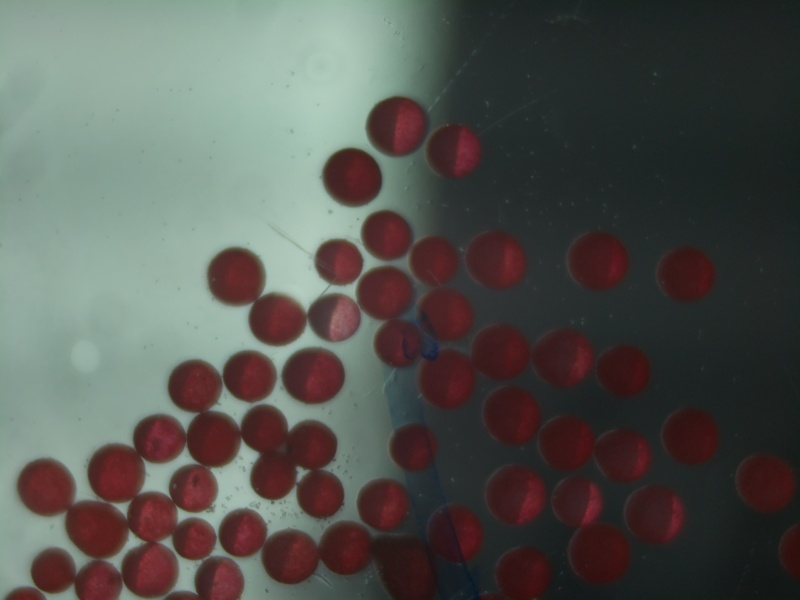
#> input picture images/25_01_2024_14.png, 800 x 600 px, found by its file name; its folder holds only this picture in this run
$ python Bioeng-pj1.py
#> lines starting #> are read from the running program, lines starting #| are printed output that depends on the picture; after the words box and inside, x2 and y2 are one past the last pixel; in counts of white or black regions, pixels touching at a corner belong together
import os
import cv2
import pandas as pd
import numpy as np
from numpy import logical_xor
import matplotlib.pyplot as plt
from scipy.spatial.distance import cdist
from scipy.ndimage import label, maximum_filter, binary_erosion


# DataFrame
cell_data_list = []
image_data_list = []

def compute_perimeter(region_mask):
    """Approximate the perimeter of the region using edge detection."""
    # Binary corrosion of regions using predefined structural elements
    structure = np.array([[0, 1, 0], [1, 1, 1], [0, 1, 0]])
    eroded_image = binary_erosion(region_mask, structure)
    # User logical XOR because direct subtraction is not applicable in Boolean types
    boundary = logical_xor(region_mask, eroded_image)
    return np.sum(boundary)

def compute_cell_centroids(watershed_labels, num_cells):
    """Compute centroid (X, Y) for each cell."""
    centroids = []
    for cell_label in range(1, num_cells + 1):
        region_mask = (watershed_labels == cell_label).astype(np.uint8)
        moments = cv2.moments(region_mask)
        if moments["m00"] != 0:  # Avoid division by zero
            cx = int(moments["m10"] / moments["m00"])  # X coordinate
            cy = int(moments["m01"] / moments["m00"])  # Y coordinate
            centroids.append({"label": cell_label, "x": cx, "y": cy})
    return centroids

def compute_local_density(centroids, radius=50):
    """Compute local cell density (number of neighbors within a given radius)."""
    if not centroids:  # Check if centroids list is empty
        return  # If empty, skip density calculation

    positions = np.array([[cell["x"], cell["y"]] for cell in centroids])

    if positions.shape[0] < 2:
        for cell in centroids:
            cell["local_density"] = 0  # No neighbors, density = 0
        return

    distances = cdist(positions, positions)  # Compute pairwise distances
    local_densities = np.sum(distances < radius, axis=1) - 1  # Count neighbors (excluding self)

    for i, cell in enumerate(centroids):
        cell["local_density"] = local_densities[i]

def distance_tranform(num_labels, stats, filtered_binary, labels, area_t):
    # Preserve small connected domains
    # Retain only small connected components
    for i in range(1, num_labels):  # Skip background
        area = stats[i, cv2.CC_STAT_AREA]
        if area < area_t:  # set maximum area threshold
            filtered_binary[labels == i] = 255

    plt.figure()
    plt.imshow(filtered_binary, cmap='gray')
    plt.title('Filtered Binary Image')
    plt.show()

    # 3. Distance Transform
    dist_transform = cv2.distanceTransform(filtered_binary, cv2.DIST_L2, 5)
    plt.figure()
    plt.imshow(dist_transform, cmap='gray')
    plt.title('Distance Transform')
    plt.show()

    # 4. Detect Local Maxima as Seeds
    local_max = maximum_filter(dist_transform, size=30)  # adjust window size
    maxima = (dist_transform == local_max) & (dist_transform > 0.3 * dist_transform.max())  # Enhanced threshold filtering
    labeled_maxima, num_cells = label(maxima)  # Marked seed point

    return labeled_maxima, num_cells


def count_cells_from_distance_transform(image_path):
    """Main function to process image and extract cell features."""
#> called with image_path = '/content/images/25_01_2024_14.png'
    # Load Image
    image = cv2.imread(image_path, cv2.IMREAD_GRAYSCALE)
#> image: shape (600, 800); min 16, max 197, mean 83.7
    image_name = image_path.split('/')[-1]
    plt.figure()
    plt.imshow(image, cmap='gray')
    plt.title('Original Image')
    plt.show()

    # 1. Preprocessing
    # Noise Reduction
    image_filtered = cv2.medianBlur(image, 5)

    # Contrast Enhancement
    clahe = cv2.createCLAHE(clipLimit=2.0, tileGridSize=(8, 8))
    enhanced_image = clahe.apply(image_filtered)
    plt.figure()
    plt.imshow(enhanced_image, cmap='gray')
    plt.title('Enhanced Contrast')
    plt.show()

    # Threshold Segmentation
    _, binary_image = cv2.threshold(enhanced_image, 127, 255, cv2.THRESH_BINARY_INV)
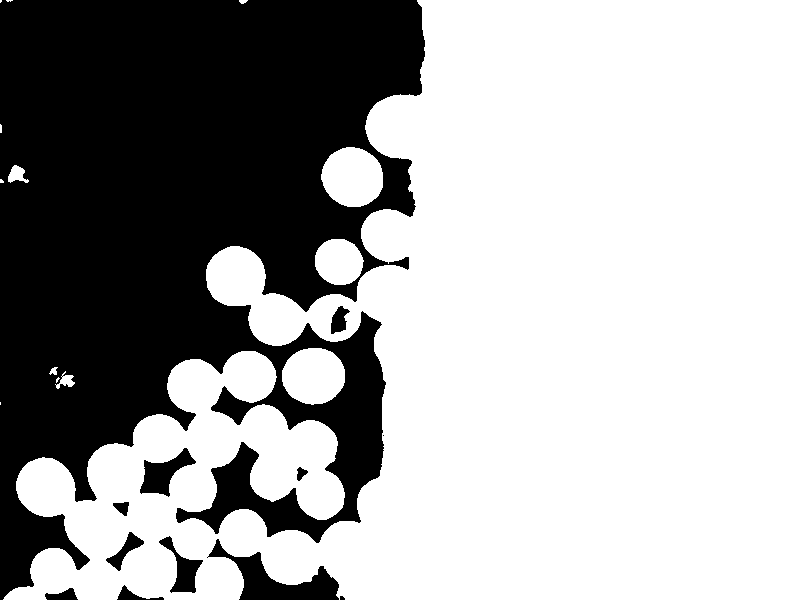
#> binary_image: shape (600, 800); 64.9% white; 12 black regions (2 under 20 px), largest, box (x1, y1, x2, y2) and area: (0, 0, 425, 600) 161923, (207, 539, 339, 600) 2804, (140, 448, 196, 497) 1193

    # Morphological Operations - Noise Removal
    kernel = cv2.getStructuringElement(cv2.MORPH_ELLIPSE, (3, 3))
    binary_image = cv2.morphologyEx(binary_image, cv2.MORPH_OPEN, kernel)
#> binary_image: shape (600, 800); 64.9% white; 10 black regions, largest, box (x1, y1, x2, y2) and area: (0, 0, 425, 600) 161962, (207, 539, 345, 600) 2826, (140, 448, 196, 497) 1193

    # Connected domain analysis to remove large areas
    num_labels, labels, stats, _ = cv2.connectedComponentsWithStats(binary_image)
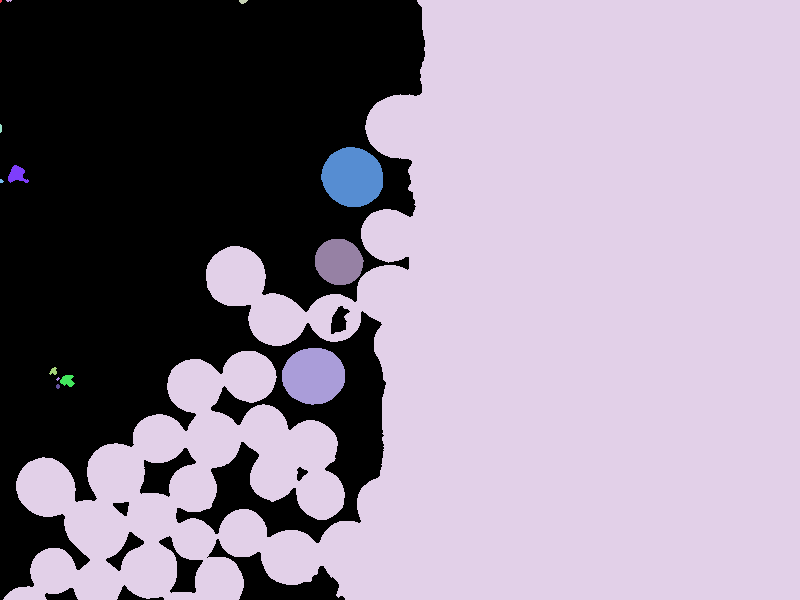
#> labels: shape (600, 800) int32; 15 distinct labels, from 0 to 14; one colour per label, 0 black
#> num_labels = 15; stats = 15 rows, first 6: [0, 0, 425, 600, 168369], [0, 0, 2, 3, 5], [6, 0, 6, 2, 9], [239, 0, 9, 4, 26], [3, 0, 797, 600, 303641], [0, 124, 2, 9, 16]

    filtered_binary = np.zeros_like(binary_image)
    labeled_maxima, num_cells = distance_tranform(num_labels, stats, filtered_binary, labels, 120000)
#> the loop in distance_tranform, `for i in range(1, num_labels):` made 14 passes
#> area on passes 3, 4, 6, 7, 9, 10, 11, 12: 26, 303641, 2909, 222, 1770, 2834, 41, 122
#> after the loop in distance_tranform, `for i in range(1, num_labels):`: filtered_binary: shape (600, 800); 1.7% white; 13 white regions (6 under 20 px), largest, box (x1, y1, x2, y2) and area: (321, 147, 383, 207) 2909, (282, 348, 345, 405) 2834, (315, 239, 364, 285) 1770
#> in distance_tranform, `maxima = (dist_transform == local_max) & (dist_transform > 0.3 * dist_..`:
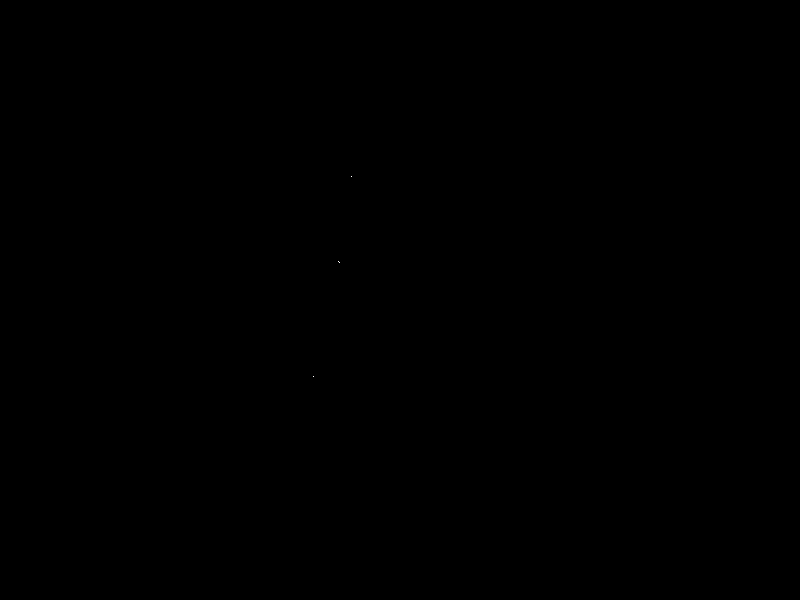
#> maxima: shape (600, 800) bool; 0% white in thin lines or dots, all inside (x1, y1, x2, y2) = (313, 176, 352, 377)
#> in distance_tranform, `labeled_maxima, num_cells = label(maxima)`: labeled_maxima: shape (600, 800) int32; 5 distinct labels, from 0 to 4
#> in distance_tranform, `labeled_maxima, num_cells = label(maxima)`: num_cells = 4
#> num_cells = 4

    area_t = 50000
    while num_cells < 10 and area_t >= 10000:
      print(f"num_cells < 10: Reapplying area filtering with stricter threshold {area_t}")

      # Creates a new binary image to store the filtered region
      filtered_binary = np.zeros_like(binary_image)
      labeled_maxima, num_cells = distance_tranform(num_labels, stats, filtered_binary, labels, area_t)

      area_t -= 10000
#> this loop made 5 passes
#> area_t on passes 1 to 4: 40000, 30000, 20000, 10000
#| num_cells < 10: Reapplying area filtering with stricter threshold 50000
#| num_cells < 10: Reapplying area filtering with stricter threshold 40000
#| num_cells < 10: Reapplying area filtering with stricter threshold 30000
#| num_cells < 10: Reapplying area filtering with stricter threshold 20000
#| num_cells < 10: Reapplying area filtering with stricter threshold 10000
#> after the loop, area_t = 0

    # Watershed Algorithm for Segmentation
    markers = np.zeros_like(filtered_binary, dtype=np.int32)

    # Iterate through each seed point, assigning unique tags
    seed_indices = np.argwhere(labeled_maxima)  # Get the seed point coordinates
#> seed_indices = [[176, 351], [261, 338], [262, 339], [376, 313]]
    for idx, (y, x) in enumerate(seed_indices, start=1):
        markers[y, x] = idx
#> this loop made 4 passes

    watershed_labels = cv2.watershed(cv2.cvtColor(filtered_binary, cv2.COLOR_GRAY2BGR), markers)
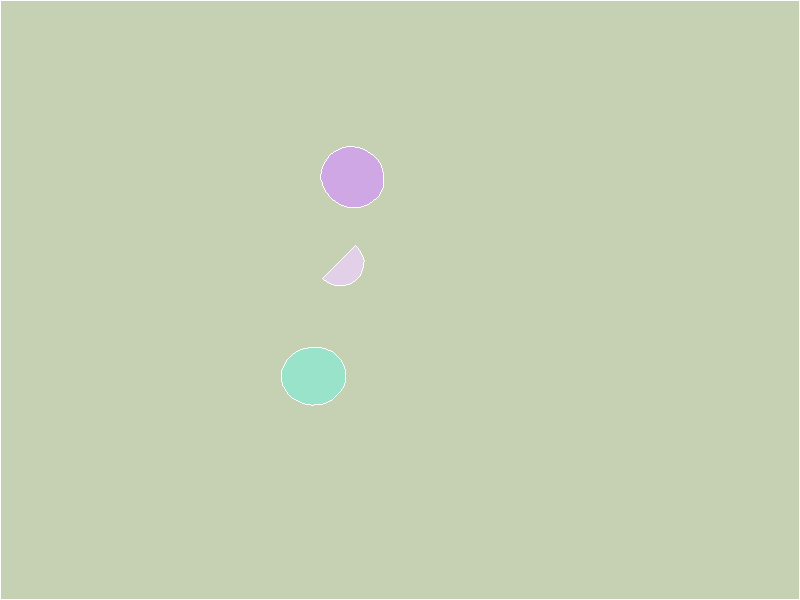
#> watershed_labels: shape (600, 800) int32; 5 distinct labels, from -1 to 4; one colour per label, 0 black, -1 white

    # 2. Compute Features for Each Cell
    cell_features = []
    centroids = compute_cell_centroids(watershed_labels, num_cells)
#> the loop in compute_cell_centroids, `for cell_label in range(1, num_cells + 1):` made 4 passes
#> (cx, cy) on passes 1 to 4: (352, 176), (400, 299), (346, 268), (313, 375)
#> after the loop in compute_cell_centroids, `for cell_label in range(1, num_cells + 1):`:
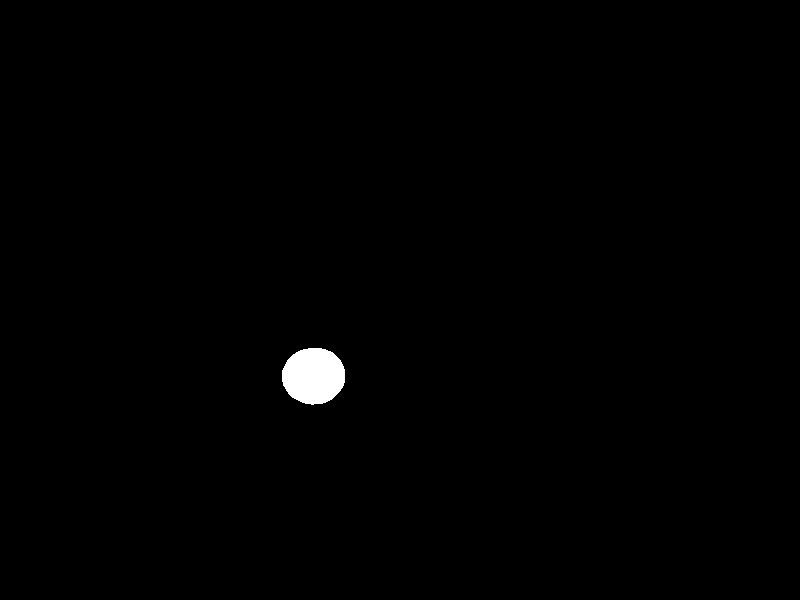
#> region_mask: shape (600, 800); values 0 (black) and 1 (white), 0.59% white; 1 white region, box (x1, y1, x2, y2) and area: (282, 348, 345, 405) 2834
#> after the loop in compute_cell_centroids, `for cell_label in range(1, num_cells + 1):`: centroids = 4 items
#> centroids = 4 items
    compute_local_density(centroids, radius=50)
#> in compute_local_density, `positions = np.array([[cell["x"], cell["y"]] for cell in centroids])`: positions = [[352, 176], [400, 299], [346, 268], [313, 375]]
#> in compute_local_density, `distances = cdist(positions, positions)`: distances = [[0, 132, 92.2, 202.8], [132, 0, 62.27, 115.5], [92.2, 62.27, 0, 112], [202.8, 115.5, 112, 0]]
#> in compute_local_density, `local_densities = np.sum(distances < radius, axis=1) - 1`: local_densities = [0, 0, 0, 0]
#> the loop in compute_local_density, `for i, cell in enumerate(centroids):` made 4 passes

    for centroid in centroids:
        region_mask = (watershed_labels == centroid["label"]).astype(np.uint8)
        area = np.sum(region_mask)  # area
        perimeter = compute_perimeter(region_mask)  # perimeter

        cell_features.append({
            "Image Name": image_name,
            "Cell ID": centroid["label"],
            "X Position": centroid["x"],
            "Y Position": centroid["y"],
            "Area": area,
            "Perimeter": perimeter,
            "Local density": centroid["local_density"]
        })
#> this loop made 4 passes
#> (centroid, area, perimeter) on passes 1 to 4: ({'label': 1, 'x': 352, 'y': 176, 'local_density': 0}, 2909, 171), ({'label': 2, 'x': 400, 'y': 299, 'local_density': 0}, 470147, 3248), ({'label': 3, 'x': 346, 'y': 268, 'local_density': 0}, 866, 97), ({'label': 4, 'x': 313, 'y': 375, 'local_density': 0}, 2834, 168)
#> after the loop, cell_features = 4 items

    # Append cell data to list
    cell_data_list.extend(cell_features)


    # 3. Compute Image-Level Summary Statistics
    avg_area = np.mean([cell["Area"] for cell in cell_features])
#> avg_area = 119189
    avg_perimeter = np.mean([cell["Perimeter"] for cell in cell_features])
#> avg_perimeter = 921
    avg_local_density = np.mean([cell["Local density"] for cell in cell_features])
#> avg_local_density = 0


    image_summary = {
        "Image Name": image_name,
        "Total Cells": num_cells,
        "Average Area": avg_area,
        "Average Perimeter": avg_perimeter,
        "Average Local Density": avg_local_density
    }
#> image_summary = {'Image Name': '25_01_2024_14.png', 'Total Cells': 4, 'Average Area': 119189, 'Average Perimeter': 921, 'Average Local Density': 0}

    image_data_list.append(image_summary)

    # 4. Draw final image with labels
    image_colored = cv2.cvtColor(image, cv2.COLOR_GRAY2BGR)
    for cell_label in range(1, num_cells + 1):
        coords = np.argwhere(labeled_maxima == cell_label)
        if len(coords) == 0:  # Prevent invalid seed points
            continue
        y, x = coords[0]  # Select a coordinate for the seed point
        cv2.circle(image_colored, (x, y), 5, (0, 255, 0), -1)  # draw seed point
        cv2.putText(image_colored, str(cell_label), (x, y), cv2.FONT_HERSHEY_SIMPLEX, 0.5, (255, 0, 0), 2)
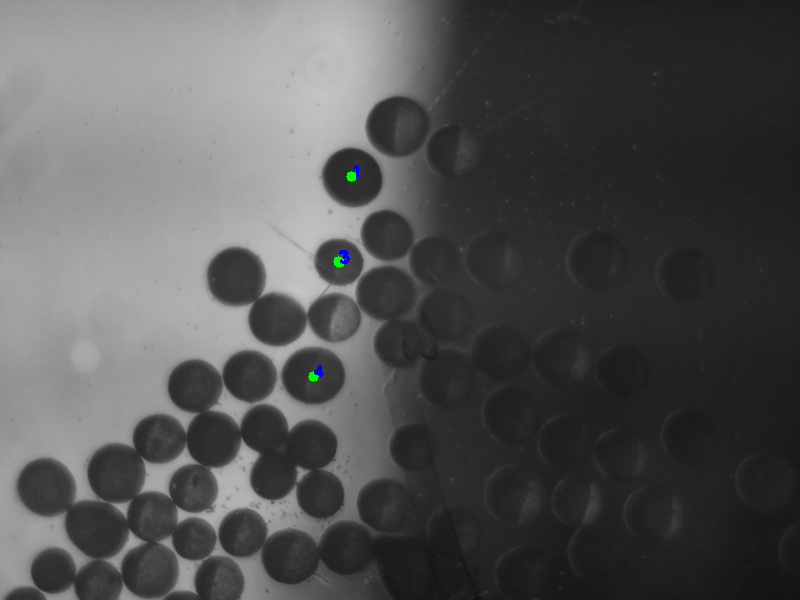
#> image_colored: shape (600, 800, 3); mean B, G, R 83.8, 83.8, 83.7

    plt.figure(figsize=(10, 10))
    plt.imshow(cv2.cvtColor(image_colored, cv2.COLOR_BGR2RGB))
    plt.title(f'Total Cells Detected: {num_cells}')
    plt.show()


    # Print each cell's features
    for cell in cell_features:
      print(f"Cell {cell['Cell ID']}: Area = {cell['Area']}, Perimeter = {cell['Perimeter']}, "
                    f"Position = ({cell['X Position']}, {cell['Y Position']}), Local Density = {cell['Local density']}")
#> this loop made 4 passes
#| Cell 1: Area = 2909, Perimeter = 171, Position = (352, 176), Local Density = 0
#| Cell 2: Area = 470147, Perimeter = 3248, Position = (400, 299), Local Density = 0
#| Cell 3: Area = 866, Perimeter = 97, Position = (346, 268), Local Density = 0
#| Cell 4: Area = 2834, Perimeter = 168, Position = (313, 375), Local Density = 0
    return num_cells, cell_features

"""Support natural language or SQL-like queries:"""
def load_data(choice):
    if choice == "cell":
        return pd.read_csv(cell_data_path)
    elif choice == "summary":
        return pd.read_csv(image_summary_path)
    else:
        print("N/A")
        return None

def run_query(query_string, df):
    try:
        result = df.query(query_string)
        print(f"Query executed: {query_string}")
        display(result.head())
        return result
    except Exception as e:
        print(f"Query error: {e}")

def plot_histogram(column_name, df, data_type="cell"):
    print("\n")
    plt.figure(figsize=(8, 6))
    plt.hist(df[column_name], bins=20, color="blue", alpha=0.7, edgecolor="black")
    plt.xlabel(column_name)
    plt.ylabel("Frequency")
    plt.title(f"Histogram of {column_name} ({data_type.capitalize()} Level Data)")
    plt.grid(True)
    plt.show()

def plot_scatter(x_col, y_col, df, data_type="cell"):
    print("\n")
    plt.figure(figsize=(8, 6))
    plt.scatter(df[x_col], df[y_col], color="green", alpha=0.6)
    plt.xlabel(x_col)
    plt.ylabel(y_col)
    plt.title(f"Scatter Plot of {x_col} vs {y_col} ({data_type.capitalize()} Level Data)")
    plt.grid(True)
    plt.show()

def plot_heatmap(column_name, df, data_type="cell"):
    print("\n")
    plt.figure(figsize=(8, 6))

    heatmap, xedges, yedges = np.histogram2d(df["X Position"], df["Y Position"], bins=[50, 50], weights=df[column_name])

    plt.imshow(heatmap.T, origin="lower", cmap="hot", aspect="auto")
    plt.colorbar(label=column_name)
    plt.xlabel("X Position")
    plt.ylabel("Y Position")
    plt.title(f"Heatmap of {column_name} ({data_type.capitalize()} Level Data)")
    plt.show()


"""Test and store all data; Organized data into well-structured tabular format:"""
# Test
image_dir = "/content/images/"
image_paths = [os.path.join(image_dir, f) for f in os.listdir(image_dir) if f.endswith(".png")]

for img in image_paths:
    count_cells_from_distance_transform(img)

# Convert lists to DataFrames
df_cells = pd.DataFrame(cell_data_list)
#> df_cells = table of 4 rows and 7 columns
df_images = pd.DataFrame(image_data_list)
#> df_images = table of 1 rows and 5 columns

# Save DataFrames to CSV
df_cells.to_csv("cell_data.csv", index=False)
df_images.to_csv("image_summary.csv", index=False)

# Display DataFrames
print("\n Processing Completed. Saved as 'cell_data.csv' and 'image_summary.csv'.")
print("\n Cell Data Preview:")
print(df_cells.head())
#> (printed output is left out)

print("\n Image Summary Preview:")
print(df_images.head())
#> (printed output is left out)


"""Output tabular-format examples and show distribusions:"""
cell_data_path = "cell_data.csv"
image_summary_path = "image_summary.csv"

data_choice = "cell"
df = load_data(data_choice)
#> (reads cell_data.csv from the repository)

# Example query: Find cells with Area > 1000 and Local Density > 2
query_result1 = run_query("Area > 1000 and `Local density` > 2", df)
print(query_result1)

# Example query: Find Cells in a Specific Image
query_result2 = run_query("`Image Name` == '26_01_2024_11.png'", df)
print(query_result2)

# Example query: Find Cells in the Left Half of an Image (X Position < 250)
query_result3 = run_query("`X Position` < 250", df)
print(query_result3)

# Example plot: Area Distribution
plot_histogram("Area", df, "cell")

df_sum = load_data("summary")
#> (reads image_summary.csv from the repository)
plot_histogram("Total Cells", df_sum, "summary")
#> call 2 of plot_histogram, with column_name = 'Total Cells', data_type = 'summary'
#> in plot_histogram (call 2), `plt.show()`:
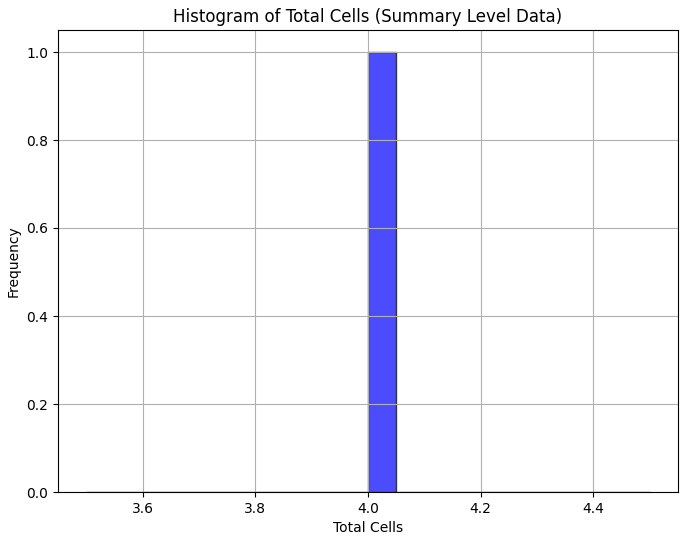
#> figure drawn by matplotlib, 1 panel; tallest bar 1 high, from x = 4 to 4.05
